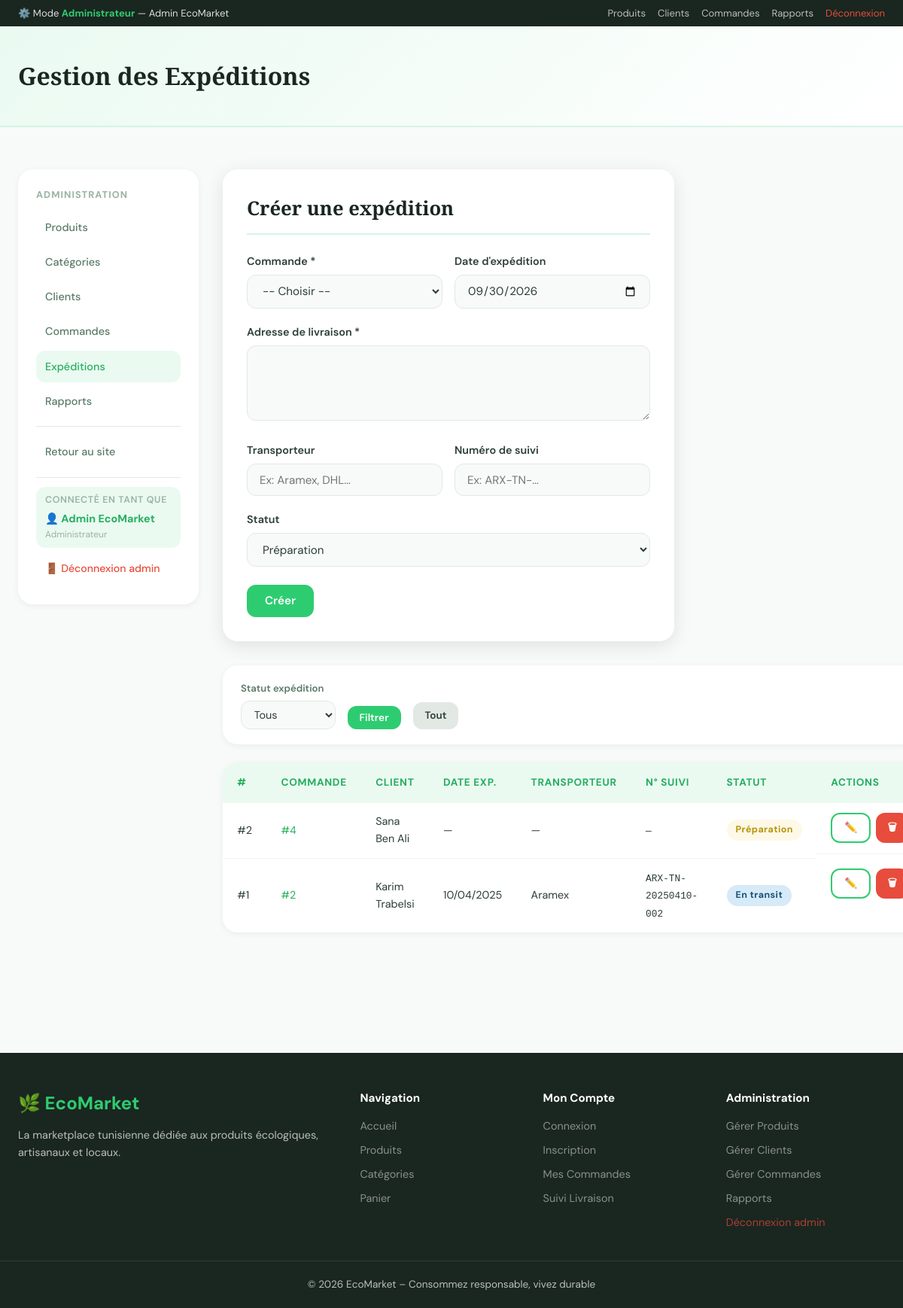
/admin/expeditions.php (signed in), run on the app's committed database.
### tables this page shows
CREATE TABLE `expeditions` (
  `id` int(10) UNSIGNED NOT NULL,
  `commande_id` int(10) UNSIGNED NOT NULL,
  `date_expedition` date DEFAULT NULL,
  `adresse_livraison` text NOT NULL,
  `statut` enum('preparation','en_transit','livre','echec') DEFAULT 'preparation',
  `transporteur` varchar(100) DEFAULT NULL,
  `numero_suivi` varchar(100) DEFAULT NULL
);

CREATE TABLE `clients` (
  `id` int(10) UNSIGNED NOT NULL,
  `nom` varchar(100) NOT NULL,
  `email` varchar(150) NOT NULL,
  `mot_de_passe` varchar(255) NOT NULL,
  `adresse` text DEFAULT NULL,
  `telephone` varchar(20) DEFAULT NULL,
  `is_admin` tinyint(1) NOT NULL DEFAULT 0,
  `created_at` timestamp NOT NULL DEFAULT current_timestamp()
);

### admin/expeditions.php (the view, shortened to what this page needs)
<?php
require_once __DIR__ . '/../includes/config.php';
$pdo = getPDO();
$edit = null;
$where = ['1=1']; $params = [];
$wSQL = implode(' AND ', $where);
$stmt = $pdo->prepare("
    SELECT e.*, c.date_cmd, c.total, cl.nom AS client_nom
    FROM expeditions e
    JOIN commandes c ON c.id=e.commande_id
    JOIN clients cl ON cl.id=c.client_id
    WHERE $wSQL
    ORDER BY e.id DESC
");
$stmt->execute($params);
$expeditions = $stmt->fetchAll();
include __DIR__ . '/../includes/header.php';
?>
<div class="page-header">
    <div class="container"><h1> Gestion des Expéditions</h1></div>
</div>
<section class="section" style="padding-top:1.5rem;">
<div class="container">
<div class="admin-layout">
    <div class="admin-sidebar">
        <h3>Administration</h3>
        <a href="produits.php"> Produits</a>
        <a href="categories.php">Catégories</a>
        <a href="clients.php"> Clients</a>
        <a href="commandes.php"> Commandes</a>
        <a href="expeditions.php" class="active">Expéditions</a>
        <a href="rapports.php">Rapports</a>
        <hr style="border:none;border-top:1px solid var(--gray-200);margin:.75rem 0;">
        <a href="<?= SITE_URL ?>/index.php"> Retour au site</a>
        <hr style="border:none;border-top:1px solid var(--gray-200);margin:.75rem 0;">
        <div style="padding:.5rem .75rem;background:var(--green-xlight);border-radius:var(--radius);margin-bottom:.5rem;">
            <div style="font-size:.78rem;color:var(--gray-400);font-weight:600;text-transform:uppercase;letter-spacing:.05em;margin-bottom:.2rem;">Connecté en tant que</div>
            <div style="font-weight:700;color:var(--green-dark);font-size:.9rem;">👤 <?= e($_SESSION['client_nom'] ?? '') ?></div>
            <div style="font-size:.75rem;color:var(--gray-400);">Administrateur</div>
        </div>
        <a href="<?= SITE_URL ?>/admin/logout.php" style="color:#e74c3c;font-size:.88rem;padding:.5rem .75rem;display:flex;align-items:center;gap:.4rem;">🚪 Déconnexion admin</a>
    </div>
    <div>
        <div class="form-card" style="margin:0 0 2rem;">
            <h2 class="form-title"><?= $edit ? ' Modifier l\'expédition' : 'Créer une expédition' ?></h2>
            <form method="POST" action="">
                <div class="form-row">
                    <div class="form-group">
                        <label class="form-label">Commande *</label>
                        <select name="commande_id" class="form-control" required>
                            <option value="">-- Choisir --</option>
                        </select>
                    </div>
                    <div class="form-group">
                        <label class="form-label">Date d'expédition</label>
                        <input type="date" name="date_expedition" class="form-control"
                               value="<?= e($edit['date_expedition'] ?? date('Y-m-d')) ?>">
                    </div>
                </div>
                <div class="form-group">
                    <label class="form-label">Adresse de livraison *</label>
                    <textarea name="adresse_livraison" class="form-control" required><?= e($edit['adresse_livraison'] ?? '') ?></textarea>
                </div>
                <div class="form-row">
                    <div class="form-group">
                        <label class="form-label">Transporteur</label>
                        <input type="text" name="transporteur" class="form-control"
                               value="<?= e($edit['transporteur'] ?? '') ?>" placeholder="Ex: Aramex, DHL…">
                    </div>
                    <div class="form-group">
                        <label class="form-label">Numéro de suivi</label>
                        <input type="text" name="numero_suivi" class="form-control"
                               value="<?= e($edit['numero_suivi'] ?? '') ?>" placeholder="Ex: ARX-TN-…">
                    </div>
                </div>
                <div class="form-group">
                    <label class="form-label">Statut</label>
                    <select name="statut" class="form-control">
                        <option value="preparation" <?= ($edit['statut'] ?? '') === 'preparation' ? 'selected' : '' ?>> Préparation</option>
                    </select>
                </div>
                <div class="form-actions">
                    <button type="submit" class="btn btn-primary"><?= $edit ? ' Enregistrer' : ' Créer' ?></button>
                </div>
            </form>
        </div>
        <form method="GET" class="filter-bar">
            <div class="filter-group">
                <label>Statut expédition</label>
                <select name="statut">
                    <option value="">Tous</option>
                </select>
            </div>
            <button type="submit" class="btn btn-primary btn-sm">Filtrer</button>
            <a href="expeditions.php" class="btn btn-secondary btn-sm">Tout</a>
        </form>
        <div class="table-wrapper">
            <table>
                <thead><tr><th>#</th><th>Commande</th><th>Client</th><th>Date exp.</th><th>Transporteur</th><th>N° Suivi</th><th>Statut</th><th>Actions</th></tr></thead>
                <tbody>
                <?php foreach ($expeditions as $exp): ?>
                <tr>
                    <td>#<?= $exp['id'] ?></td>
                    <td><a href="<?= SITE_URL ?>/pages/commande_detail.php?id=<?= $exp['commande_id'] ?>" style="color:var(--green-dark);">#<?= $exp['commande_id'] ?></a></td>
                    <td><?= e($exp['client_nom']) ?></td>
                    <td><?= $exp['date_expedition'] ? date('d/m/Y', strtotime($exp['date_expedition'])) : '—' ?></td>
                    <td><?= e($exp['transporteur'] ?: '—') ?></td>
                    <td><code style="font-size:.8rem;"><?= e($exp['numero_suivi'] ?: '—') ?></code></td>
                    <td><?= statutExpBadge($exp['statut']) ?></td>
                    <td style="display:flex;gap:.4rem;">
                        <a href="?action=editer&id=<?= $exp['id'] ?>" class="btn btn-outline btn-sm">✏️</a>
                        <a href="?action=supprimer&id=<?= $exp['id'] ?>" class="btn btn-danger btn-sm" onclick="return confirm('Supprimer ?')">🗑</a>
                    </td>
                </tr>
                <?php endforeach; ?>
                </tbody>
            </table>
        </div>
    </div>
</div>
</div>
</section>
<?php include __DIR__ . '/../includes/footer.php'; ?>

### includes/config.php (shortened to what this page needs)
<?php
function e(string $v): string {
    return htmlspecialchars($v, ENT_QUOTES, 'UTF-8');
}
function statutExpBadge(string $s): string {
    $map = [
        'preparation' => ['Préparation', 'warning'],
        'en_transit'  => ['En transit',  'info'],
        'livre'       => ['Livré',       'success'],
        'echec'       => ['Échec',       'danger'],
    ];
    $d = $map[$s] ?? [$s, 'secondary'];
    return '<span class="badge badge-' . $d[1] . '">' . $d[0] . '</span>';
}

### data on the page
expeditions: id "2", commande "4", clients.nom "Sana Ben Ali", transporteur "—", numero_suivi "—", statut "Préparation"
expeditions: id "1", commande "2", clients.nom "Karim Trabelsi", date_expedition "10/04/2025", transporteur "Aramex", numero_suivi "ARX-TN-20250410-002", statut "En transit"

### other printed values
$_SESSION['client_nom'] "Admin EcoMarket"
